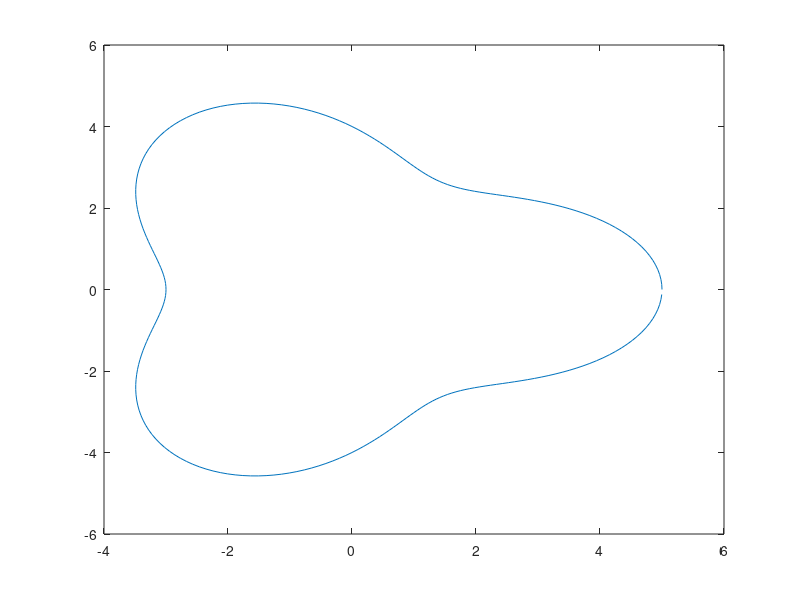

The MATLAB source for this figure: (Note: this script raises an error after producing the figure.)
% main function to test project curvature flow project
% Hai 09/10/2016

clear all
close all

%% Initial geometry set up
s = @(t) [(4+cos(3*t)).*cos(t), (4+cos(3*t)).*sin(t)];

%% Part 1 curve shape evolution
N = 400;    % time discretization
M = 256;     % space discretization
tfinal = 4; % final evolution time

tt = 0:tfinal;
count = numel(tt)-1;
xx = 2*pi*(0:1/M:(M-1)/M)';
x = NaN( M, 2, count);
x(:,:,1) = s(xx);
figure()
    plot(real(x(:,1,1)),real(x(:,2,1)))
for k = 1:count 
    x(:,:,k+1) = curvflow( N/count, M, x(:,:,k), tt(k), tt(k+1));  
    figure()
    plot(real(x(:,1,k+1)),real(x(:,2,k+1)))
end
